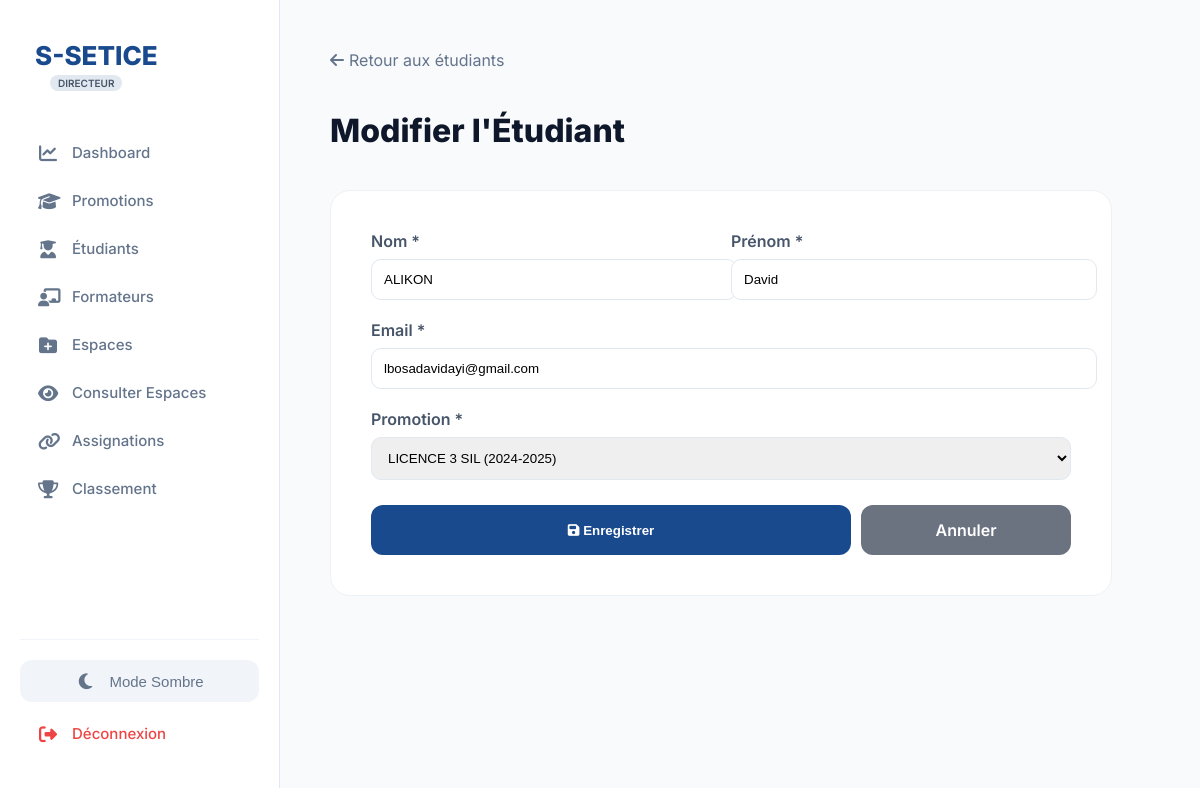
The page /views/edit_etudiant.php?id=8 (signed in) on the database its author committed.
### tables this page shows
CREATE TABLE IF NOT EXISTS `etudiants` (
  `id` int NOT NULL AUTO_INCREMENT,
  `nom` varchar(100) DEFAULT NULL,
  `prenom` varchar(100) DEFAULT NULL,
  `email` varchar(150) DEFAULT NULL,
  `id_promotion` int DEFAULT NULL,
  `id_utilisateur` int DEFAULT NULL,
  PRIMARY KEY (`id`),
  UNIQUE KEY `email` (`email`),
  KEY `id_promotion` (`id_promotion`),
  KEY `fk_user_student` (`id_utilisateur`)
);

CREATE TABLE IF NOT EXISTS `promotions` (
  `id` int NOT NULL AUTO_INCREMENT,
  `nom` varchar(100) DEFAULT NULL,
  `annee` varchar(10) DEFAULT NULL,
  PRIMARY KEY (`id`)
);

### views/edit_etudiant.php (the view, shortened to what this page needs)
<?php
require_once('../config/db.php');
$id = intval($_GET['id'] ?? 0);
$stmt = $pdo->prepare("SELECT * FROM etudiants WHERE id = ?");
$stmt->execute([$id]);
$etudiant = $stmt->fetch();
$promotions = $pdo->query("SELECT * FROM promotions ORDER BY nom")->fetchAll();
?>
<!DOCTYPE html>
<html lang="fr">
<head>
    <link rel="stylesheet" href="https://cdnjs.cloudflare.com/ajax/libs/font-awesome/6.4.0/css/all.min.css">
</head>
<body style="margin:0; font-family:'Inter', sans-serif; background:#f8fafc;">
    <?php include('../includes/sidebar.php'); ?>
    <main style="margin-left: 280px; padding: 50px;">
        <a href="etudiants.php" style="color: #64748b; text-decoration: none; display: inline-flex; align-items: center; gap: 5px; margin-bottom: 20px;">
            <i class="fas fa-arrow-left"></i> Retour aux étudiants
        </a>
        <h1 style="font-weight: 800; color: #0f172a; margin-bottom: 40px;">Modifier l'Étudiant</h1>
        <div style="background: white; padding: 40px; border-radius: 20px; max-width: 700px; border: 1px solid #edf2f7;">
            <form action="../actions/update_action.php" method="POST">
                <div style="display: grid; grid-template-columns: repeat(2, 1fr); gap: 20px; margin-bottom: 20px;">
                    <div>
                        <label style="display:block; margin-bottom:8px; font-weight:600; color:#475569;">Nom *</label>
                        <input type="text" name="nom" value="<?= htmlspecialchars($etudiant['nom']) ?>" required
                            style="width:100%; padding:12px; border:1px solid #e2e8f0; border-radius:10px;">
                    </div>
                    <div>
                        <label style="display:block; margin-bottom:8px; font-weight:600; color:#475569;">Prénom *</label>
                        <input type="text" name="prenom" value="<?= htmlspecialchars($etudiant['prenom']) ?>" required
                            style="width:100%; padding:12px; border:1px solid #e2e8f0; border-radius:10px;">
                    </div>
                </div>
                <div style="margin-bottom: 20px;">
                    <label style="display:block; margin-bottom:8px; font-weight:600; color:#475569;">Email *</label>
                    <input type="email" name="email" value="<?= htmlspecialchars($etudiant['email']) ?>" required
                        style="width:100%; padding:12px; border:1px solid #e2e8f0; border-radius:10px;">
                </div>
                <div style="margin-bottom: 25px;">
                    <label style="display:block; margin-bottom:8px; font-weight:600; color:#475569;">Promotion *</label>
                    <select name="id_promotion" required style="width:100%; padding:12px; border:1px solid #e2e8f0; border-radius:10px;">
                        <?php foreach($promotions as $p): ?>
                            <option value="<?= $p['id'] ?>" <?= $etudiant['id_promotion'] == $p['id'] ? 'selected' : '' ?>>
                                <?= htmlspecialchars($p['nom']) ?> (<?= htmlspecialchars($p['annee']) ?>)
                            </option>
                        <?php endforeach; ?>
                    </select>
                </div>
                <div style="display: flex; gap: 10px;">
                    <button type="submit" style="flex: 1; background:#1a4a8e; color:white; border:none; padding:15px; border-radius:12px; cursor:pointer; font-weight:600;">
                        <i class="fas fa-save"></i> Enregistrer
                    </button>
                    <a href="etudiants.php" style="flex: 0.4; background:#6b7280; color:white; padding:15px; border-radius:12px; text-align:center; text-decoration:none; font-weight:600;">
                        Annuler
                    </a>
                </div>
            </form>
        </div>
    </main>
</body>
</html>

### includes/sidebar.php (style rules this page uses)
html, body { height: 100%; margin: 0; padding: 0; }

### rows shown on the page
etudiants: nom "ALIKON", prenom "David", email "lbosadavidayi@gmail.com", id_promotion "LICENCE 3 SIL (2024-2025)"

### other values the page prints
$role "DIRECTEUR"
